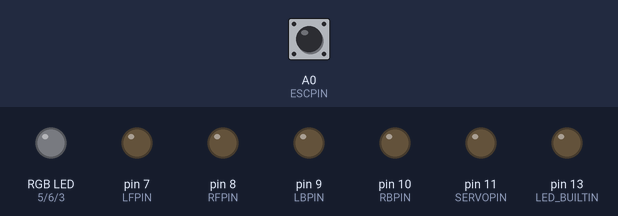
A sketch run on a simulated Arduino Uno, built with avr-gcc and run on an emulated ATmega328P. On the bench: an RGB LED mixed from three pins (HIGH = lit), output pins drawn as LEDs (lit = HIGH). The inputs (shaded band) are chosen by the test bench; at power-on: A0 (ESCPIN) LOW. What the sketch prints to the serial monitor is not drawn.

Above: at 1.2 s.
1.3 s: A0 (ESCPIN) pulsed HIGH 2 times (0.12 s each, 0.3 s apart)
At 2.2 s:
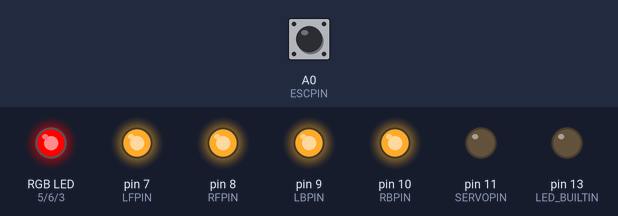
At 3.2 s:
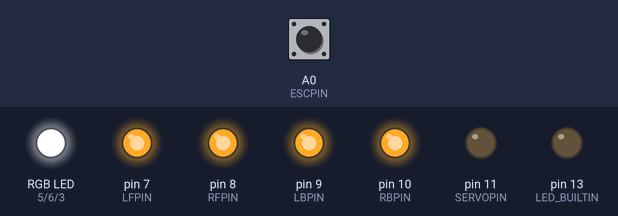
Timing chart, 0 to 4.7 s (numbered marks = the images above; inputs shaded):
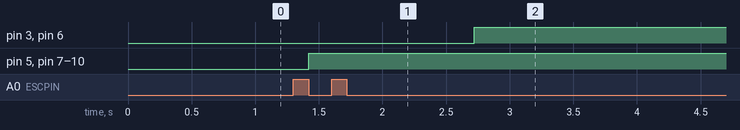

Measured:
- after the input at 1.3 s, pin 3 (BPIN): LOW → HIGH after 1.4 s instead of 0.72 s; pin 5 (RPIN): LOW → HIGH after 0.12 s; pin 6 (GPIN): LOW → HIGH after 1.4 s; pin 7 (LFPIN), pin 8 (RFPIN), pin 9 (LBPIN), pin 10 (RBPIN): LOW → HIGH after 0.12 s instead of 0.72 s

The sketch:

main_gadgets.ino
```cpp
// set pins
#define RPIN 5
#define GPIN 6
#define BPIN 3
#define ESCPIN A0     // pin from receiver
#define LFPIN 7 // left forward
#define RFPIN 8 // right forward
#define LBPIN 9 // left back
#define RBPIN 10 // right back
#define SERVOPIN 11 // servo pin

// set prefquencies
#define DTPRINT 200   // [ms] for printing
#define DTLED 50      // [ms] for updating LEDs
#define DTREAD 20    // [ms] for reading velocity value
#define DTBLINK 200
#define DTWEAPON 50   // [ms]
#define DTTHROTTLE 2000 // [ms]
#define DTACTION 100 // [ms]

// recever output PWM width
#define AVG 1500
#define MAX 2000
#define MIN 1000
#define MARGIN 80

// led strip const
#define OUTMAX 255
#define OUTMIN 0
#define SLOPE 1.0200 //0.2550 //255/500
#define LEDINT 0.95

# define DEBUG true

boolean releaseWeapon = false;

unsigned long t;
unsigned long tPrintPrev = 0;
unsigned long tReadVelPrev = 0;
unsigned long tLedPrev = 0;
unsigned long tBlinkPrev = 0;
unsigned long tActionPrev = 0;
unsigned long tThrottlePrev = 0;

int brakeCount = 0; // brake counter
int throttleCount = 0; // throttle counter
int throttleThreshold = 3; // threshold

// init
int lf = LOW;
int rf = LOW;
int lb = 0;
int rb = 0;

// init RGB
double r;
double g;
double b;

// inputs
double velWidth;
double prevVelWidth;

void setup() {
  Serial.begin(115200);

  pinMode(RPIN, OUTPUT);
  pinMode(GPIN, OUTPUT);
  pinMode(BPIN, OUTPUT);
  pinMode(ESCPIN, INPUT);
  pinMode(LED_BUILTIN, OUTPUT);

  /* led pins*/
  pinMode(LFPIN, OUTPUT);
  pinMode(RFPIN, OUTPUT);
  pinMode(LBPIN, OUTPUT);
  pinMode(RBPIN, OUTPUT);

  pinMode(SERVOPIN, OUTPUT);

  Serial.println(F("Complete setup!")); Serial.println("");
}


void loop() {

  t = millis();

  if (t - tReadVelPrev > DTREAD){
    tReadVelPrev = t;

    /* read receiver, pulse length from 1ms (zero throttle) to 2ms (full throttle) */
    velWidth = pulseIn(ESCPIN, HIGH); //[us] read pwm pin

    /* filter velocity in */
    if (abs(velWidth - AVG) < MARGIN){
      velWidth = AVG;
    }

    /* count braking */
    if (prevVelWidth >= AVG){ // if we were previously pressing gass

      /* If we are braking and previously weren't */
      if (velWidth < AVG){
        brakeCount = brakeCount + 1;
      }
    }

    /* count gass */
    if (prevVelWidth <= AVG){ // if we were previously not pressing gass

      /* If we are braking and previously weren't */
      if (velWidth > AVG){

        /* If within timer increment throttle count, otherwise reset */
        if (t - tThrottlePrev < DTTHROTTLE){
          throttleCount = throttleCount + 1;
        }
        else {
          tThrottlePrev = t;
          throttleCount = 0;
        }
      }
    }

    /* if we are pressing the gass pedal reset the braking counter */
    if (velWidth > AVG) {
      brakeCount = 0;
    }

    prevVelWidth = velWidth;
  }

  if (t - tLedPrev > DTLED){
    tLedPrev = t;

    /* color function */
    if (brakeCount == 0){
      r = OUTMAX + SLOPE * (velWidth - MAX);
      g = OUTMAX - SLOPE * abs(-velWidth + (AVG + MAX)/2);
      b = OUTMAX + SLOPE * (-velWidth + AVG);
    }
    else {
      r = OUTMAX - SLOPE * (velWidth - MIN);
      g = OUTMAX - SLOPE * abs(-velWidth + (AVG + MIN)/2);
      b = OUTMAX - SLOPE * (-velWidth + AVG);
    }

    /* saturate */
    r = min(OUTMAX, max(OUTMIN, r));
    g = min(OUTMAX, max(OUTMIN, g));
    b = min(OUTMAX, max(OUTMIN, b));

    /* if braking put LEDs to max */
    if (brakeCount == 1 && velWidth < AVG){
      r = OUTMAX;
      g = OUTMAX;
      b = OUTMAX;
    }

    /* Blink when going backwards */
    if (brakeCount >= 3){
      if (t - tBlinkPrev > DTBLINK){
        r = OUTMIN;
        g = OUTMIN;
        b = OUTMIN;
      }
      if (t - tBlinkPrev > 2 * DTBLINK){
        tBlinkPrev = t;
      }
    }

    /* LED's */
    lf = HIGH;
    rf = HIGH;
    rb = 255;
    lb = 255;

    /* output new LED values */
    analogWrite(RPIN, r);
    analogWrite(GPIN, g);
    analogWrite(BPIN, b);

    /* update LED's */
    digitalWrite(LFPIN, rf);
    digitalWrite(RFPIN, rf);
    analogWrite(LBPIN, lb);
    analogWrite(RBPIN, rb);
  }

  if (t - tActionPrev > DTACTION){

    t = tActionPrev;

    /* wehn sufficient amount of trottles set realease weapon flag */
    if (throttleCount >= throttleThreshold) {
      releaseWeapon = true;
    }

   /* release weapon*/
    if (releaseWeapon) {
      digitalWrite(LED_BUILTIN, releaseWeapon);
    }
  }

  /* print */
  if (DEBUG) {
    if (t - tPrintPrev > DTPRINT){
      tPrintPrev = t;

      /*
      Serial.print(F("esc width: "));
      Serial.print(velWidth);
      Serial.print(F(" [ns]"));
      */
      Serial.print(F("r: "));
      Serial.print(r);
      Serial.print("\t");              // prints a tab

      Serial.print(F("g: "));
      Serial.print(g);
      Serial.print("\t");              // prints a tab

      Serial.print(F("b: "));
      Serial.print(b);
      Serial.print("\t");              // prints a tab

      Serial.print(F("braking counter: "));
      Serial.print(brakeCount);
      Serial.print("\t");              // prints a tab

      Serial.println("");
    }
  }
}
```
